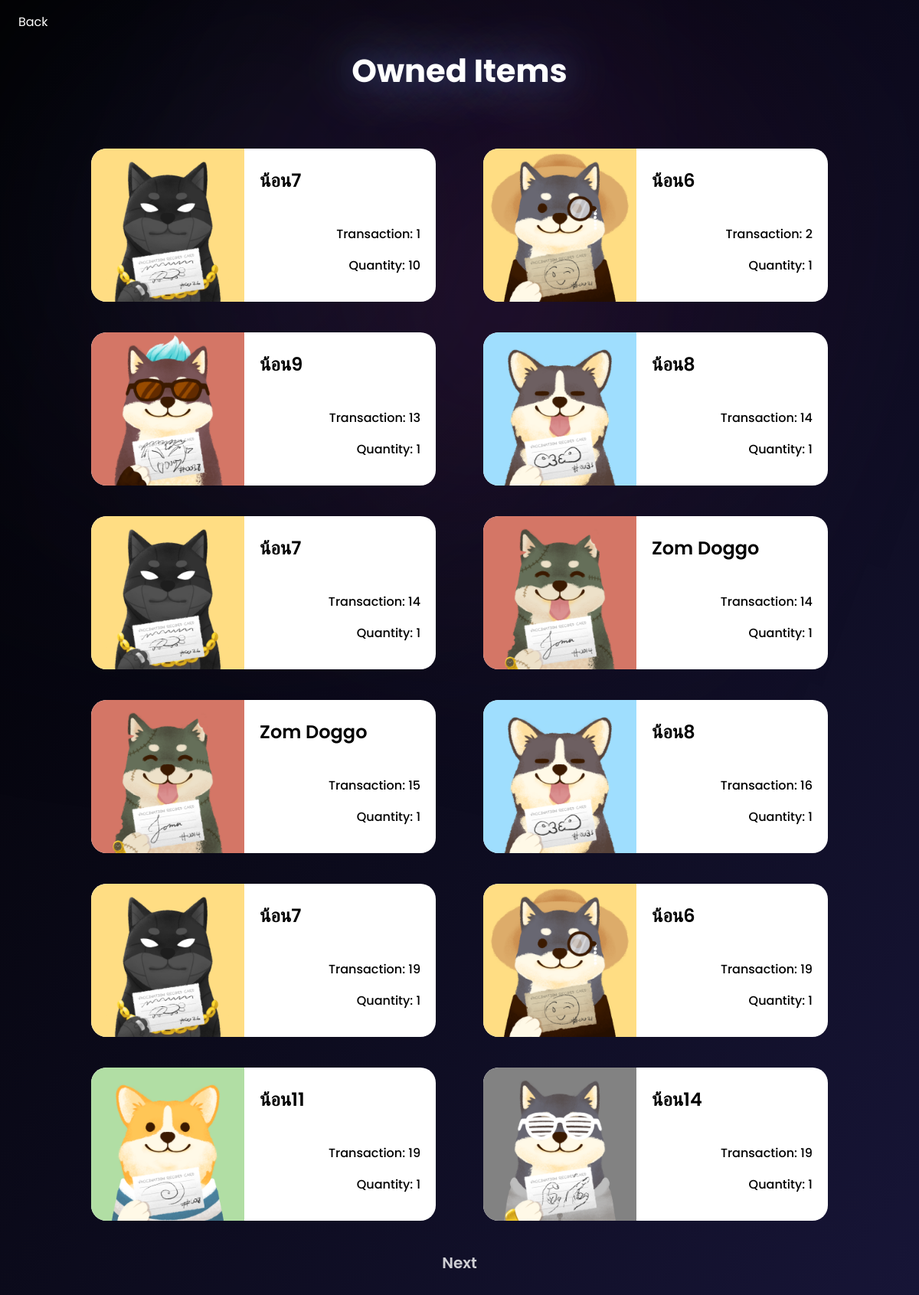
/owned/ (signed in), run on an earlier commit of the app's database.
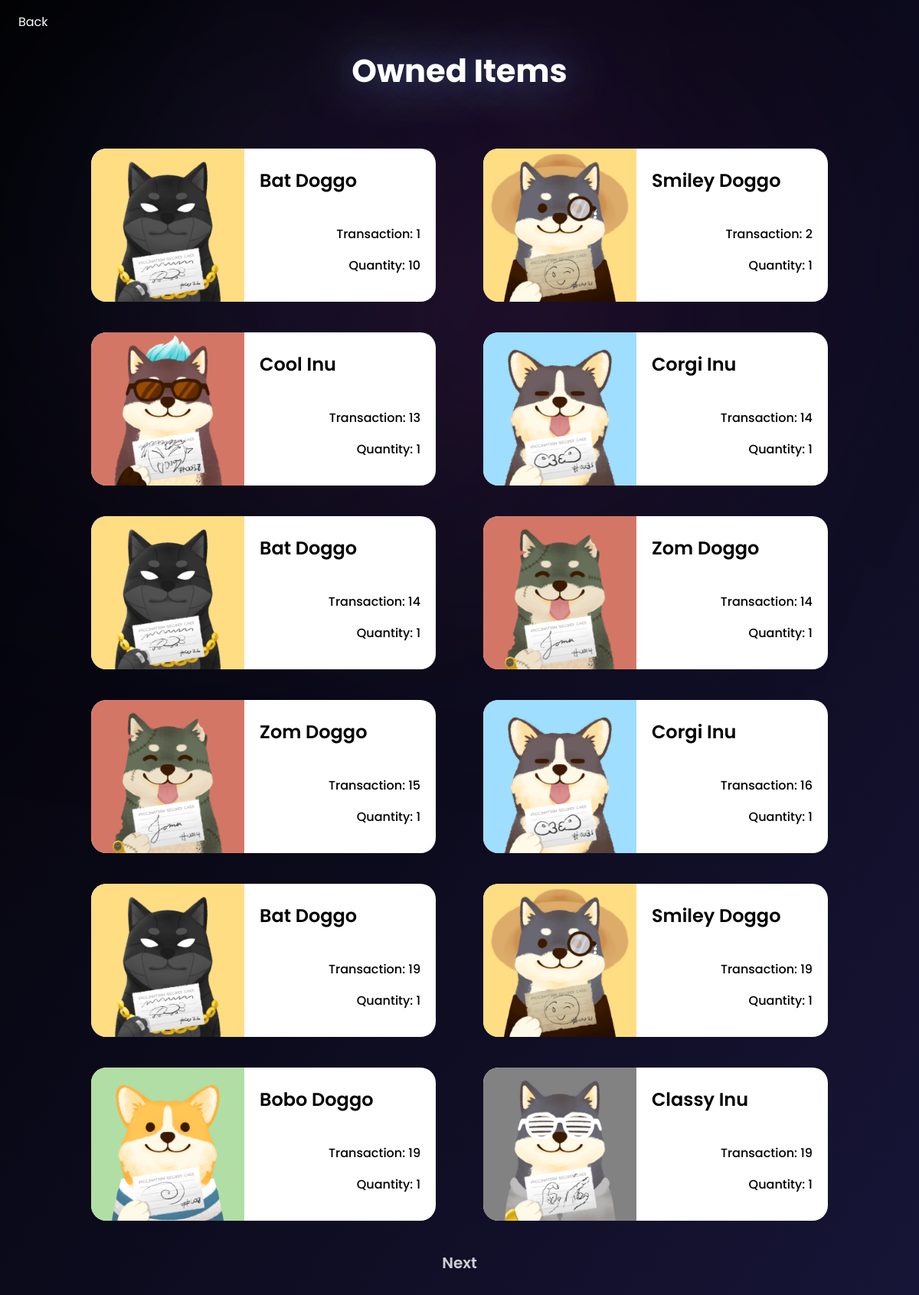
And on a later commit of the database.
### app_amonze/models.py (models this page shows, shortened)
class TransactionItem(models.Model):
    item = models.ForeignKey(Item, on_delete=models.SET_NULL, null=True, blank=True)
    transaction = models.ForeignKey(Transaction, on_delete=models.SET_NULL, null=True, blank=True)
    quantity = models.IntegerField(default=0, null=True, blank=True)

class Item (models.Model):
    item_id = models.BigAutoField(primary_key=True)
    item_name = models.CharField(max_length=50)
    item_image = models.ImageField(null=True)
    description = models.TextField(default="No description")
    price = models.DecimalField(max_digits=5, decimal_places=2, default=0.00)

class Transaction (models.Model):
    transaction_id = models.BigAutoField(primary_key=True)
    customer = models.ForeignKey(Customer, on_delete=models.CASCADE, null=True, blank=True)
    date_ordered = models.DateTimeField(auto_now_add=True)
    complete = models.BooleanField(default=False, null=True, blank=True)
    def __str__(self):
        return "%s"%(self.pk)

### app_amonze/views.py (the view)
# urls.py: path('owned/', views.owned, name = 'owned'),
@login_required(login_url='login')
def owned(request):
    if request.user.is_authenticated:
        customer = request.user.customer
        transactions = Transaction.objects.filter(
            customer=customer, complete=True)
        items = TransactionItem.objects.filter(transaction__in=transactions)
        p = Paginator(items, 12)
        page_num = request.GET.get('page', 1)
        try:
            page = p.page(page_num)
        except:
            page = p.page(1)
    else:
        items = []
        transactions = {'get_cart_total': 0}
    context = {'items': page, 'transaction': transactions}
    return render(request, 'owned.html', context)

### app_amonze/templates/owned.html (shortened to what this page needs)
<!DOCTYPE html>
<html>
<head>
</head>
<body>
    <div class="header">
        <div class="header_wrapper">
            <a class="back_button" href="{% url 'marketplace' %}">Back</a>
        </div>
    </div>
    <div>
        <h2>Owned Items</h2>
    </div>
    <div class="container">
        <div class="items">
            {% for item in items %}
            <div class="item">
                <img src="/media/{{ item.item.item_image }}">
                <div class="item_detail">
                    <p class="item_name">{{ item.item.item_name }}</p>
                    <p class="item_transaction">Transaction: {{ item.transaction }}</p>
                    <p class="item_quantity">Quantity: {{ item.quantity }}</p>
                </div>
            </div>
            {% endfor %}
        </div>
        <div class="paginator">
            {% if items.has_next %}
            <a href="{% url 'owned' %}?page={{items.next_page_number}}" class="next_page">Next</a>
            {% endif %}
        </div>
    </div>
</body>
</html>

What changed in the data, as far as the page shows it:
changed through a linked row, TransactionItem (number 1 of 12 on the later page): item.item_name "น้อน7" → "Bat Doggo"
changed through a linked row, TransactionItem (number 2 of 12 on the later page): item.item_name "น้อน6" → "Smiley Doggo"
changed through a linked row, TransactionItem: item.item_name "น้อน9" → "Cool Inu"
changed through a linked row, TransactionItem (number 4 of 12 on the later page): item.item_name "น้อน8" → "Corgi Inu"
changed through a linked row, TransactionItem (number 5 of 12 on the later page): item.item_name "น้อน7" → "Bat Doggo"
changed through a linked row, TransactionItem (number 8 of 12 on the later page): item.item_name "น้อน8" → "Corgi Inu"
changed through a linked row, TransactionItem (number 9 of 12 on the later page): item.item_name "น้อน7" → "Bat Doggo"
changed through a linked row, TransactionItem (number 10 of 12 on the later page): item.item_name "น้อน6" → "Smiley Doggo"
changed through a linked row, TransactionItem: item.item_name "น้อน11" → "Bobo Doggo"
changed through a linked row, TransactionItem: item.item_name "น้อน14" → "Classy Inu"
